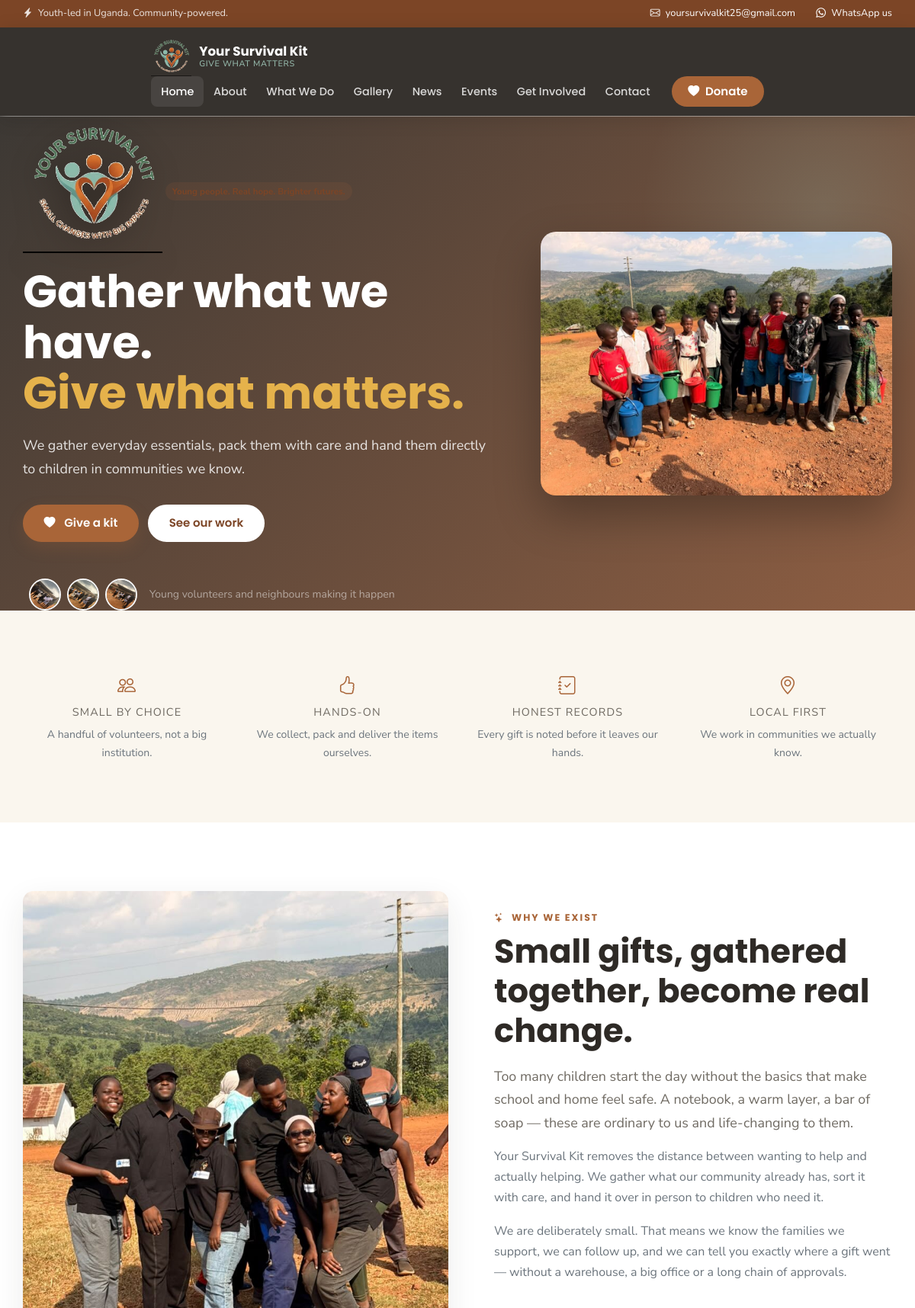
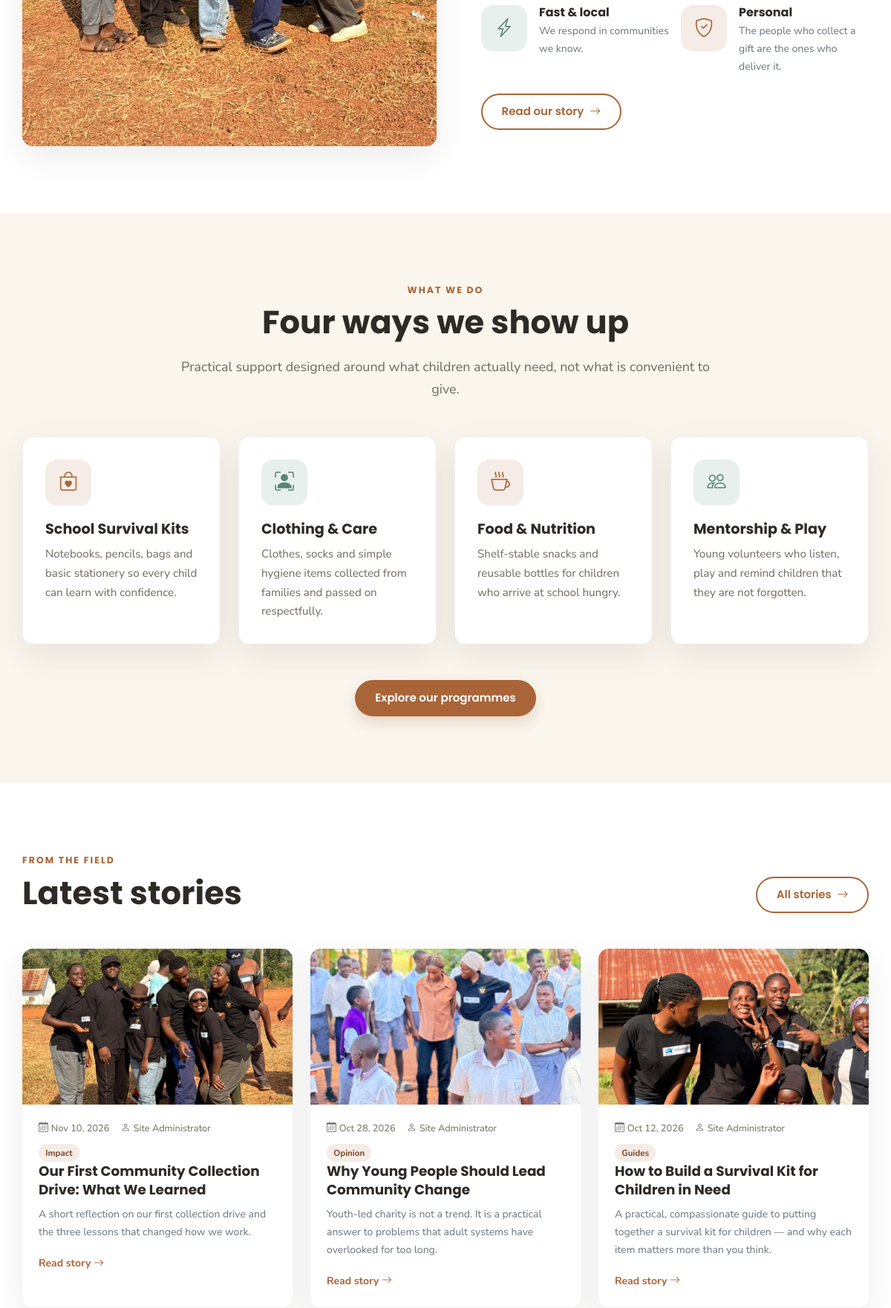
The page / (upper part) on the database its author committed (2 pictures, top to bottom).
### tables this page shows
CREATE TABLE IF NOT EXISTS news (
  id            INT UNSIGNED AUTO_INCREMENT PRIMARY KEY,
  title         VARCHAR(220) NOT NULL,
  slug          VARCHAR(240) NOT NULL UNIQUE,
  category      VARCHAR(80) NOT NULL DEFAULT 'News',
  excerpt       TEXT,
  content       LONGTEXT,
  image         VARCHAR(255),
  author_id     INT UNSIGNED DEFAULT NULL,
  status        ENUM('draft','published') NOT NULL DEFAULT 'draft',
  views         INT NOT NULL DEFAULT 0,
  published_at  DATETIME DEFAULT NULL,
  created_at    TIMESTAMP NOT NULL DEFAULT CURRENT_TIMESTAMP,
  updated_at    TIMESTAMP NOT NULL DEFAULT CURRENT_TIMESTAMP ON UPDATE CURRENT_TIMESTAMP,
  KEY idx_status (status),
  KEY idx_published (published_at),
  CONSTRAINT fk_news_author FOREIGN KEY (author_id) REFERENCES admin_users(id) ON DELETE SET NULL
);

### includes/config.php (called while the page is built, shortened)
<?php
try {
    $dsn = 'mysql:host=' . DB_HOST . ';dbname=' . DB_NAME . ';charset=' . DB_CHARSET;
    $pdo = new PDO($dsn, DB_USER, DB_PASS, [
        PDO::ATTR_ERRMODE            => PDO::ERRMODE_EXCEPTION,
        PDO::ATTR_DEFAULT_FETCH_MODE => PDO::FETCH_ASSOC,
        PDO::ATTR_EMULATE_PREPARES   => false,
    ]);
} catch (PDOException $e) {
    http_response_code(500);
    die('<!doctype html><html><head><meta charset="utf-8"><title>Site unavailable</title></head>'
        . '<body style="font-family:sans-serif;text-align:center;padding:5rem">'
        . '<h1>We will be right back</h1><p>The site is temporarily unavailable. Please try again shortly.</p>'
        . '</body></html>');
}
$settings = [];
try {
    $stmt = $pdo->query('SELECT setting_key, setting_value FROM site_settings');
    foreach ($stmt as $row) {
        $settings[$row['setting_key']] = $row['setting_value'];
    }
} catch (PDOException $e) {
}
function setting(string $key, string $default = ''): string
{
    global $settings;
    return $settings[$key] ?? $default;
}
function url(string $path = ''): string
{
    return BASE_URL . ltrim($path, '/');
}
function asset(string $path): string
{
    return url('assets/' . ltrim($path, '/'));
}

### includes/functions.php (called while the page is built, shortened)
<?php
require_once __DIR__ . '/config.php';
function e($value): string
{
    return htmlspecialchars((string) $value, ENT_QUOTES | ENT_SUBSTITUTE, 'UTF-8');
}
function image_src(?string $filename, string $fallback = 'outreach/outreach-09.jpg'): string
{
    if ($filename) {
        $safe = basename($filename);
        if (is_file(UPLOAD_DIR . $safe)) {
            return UPLOAD_URL . rawurlencode($safe);
        }
    }
    return asset('img/' . $fallback);
}
function setting_json(string $key, array $default): array
{
    $raw = setting($key, '');
    $decoded = json_decode($raw, true);
    return is_array($decoded) ? $decoded : $default;
}
function ug_phone($phone): string|false
{
    $p = preg_replace('/[^0-9+]/', '', trim((string) $phone));
    if (preg_match('/^\+256\d{9}$/', $p)) return $p;
    return false;
}
function whatsapp_link(?string $phone = null, string $message = ''): string
{
    $number = $phone ? ug_phone($phone) : ug_phone(setting('whatsapp_number'));
    $url = 'https://wa.me/' . ltrim($number, '+');
    if ($message !== '') $url .= '?text=' . rawurlencode($message);
    return $url;
}
function excerpt(string $text, int $length = 160): string
{
    $text = trim(strip_tags($text));
    if (mb_strlen($text) <= $length) {
        return $text;
    }
    return mb_substr($text, 0, $length) . '…';
}

### index.php (the view, shortened to what this page needs)
<?php
require_once __DIR__ . '/includes/config.php';
require_once __DIR__ . '/includes/functions.php';
$activePage      = 'home';
$featured = $pdo->query(
    'SELECT n.*, a.name AS author_name FROM news n
     LEFT JOIN admin_users a ON a.id = n.author_id
     WHERE n.status = "published" ORDER BY n.published_at DESC LIMIT 3'
)->fetchAll();
include __DIR__ . '/includes/header.php';
?>
<section class="hero">
  <div class="ys-container">
    <div class="row align-items-center gy-5">
      <div class="col-lg-7">
        <img src="<?= e(asset('img/logo.png')) ?>" alt="Your Survival Kit emblem" class="hero-logo">
        <span class="badge-ys mb-3"><?= e(setting('home_hero_eyebrow', 'Youth-led group • Uganda')) ?></span>
        <h1><?= e(setting('home_hero_title', 'Gather what we have.')) ?><br><span style="color:#e5b24b"><?= e(setting('home_hero_title_accent', 'Give what matters.')) ?></span></h1>
        <p><?= e(setting('home_hero_text', 'We gather everyday essentials, pack them with care and hand them directly to children in communities we know.')) ?></p>
        <div class="mt-4">
          <a href="<?= e(url('donate')) ?>" class="btn btn-ys btn-lg"><i class="bi bi-heart-fill me-2"></i> Give a kit</a>
          <a href="<?= e(url('what-we-do')) ?>" class="btn btn-light-ys btn-lg">See our work</a>
        </div>
        <div class="d-flex align-items-center gap-3 mt-5 flex-wrap">
          <div class="d-flex">
            <?php foreach (array_slice(setting_json('home_hero_images', ['outreach-01.jpg','outreach-02.jpg','outreach-03.jpg']), 0, 3) as $photo): ?>
              <img src="<?= e(image_src($photo)) ?>" class="rounded-circle border border-2 border-light ms-2" width="42" height="42" alt="Your Survival Kit outreach">
            <?php endforeach; ?>
          </div>
          <small class="text-white-50"><?= e(setting('home_hero_credit', 'Young volunteers and neighbours making it happen')) ?></small>
        </div>
      </div>
      <div class="col-lg-5 hero-image d-none d-lg-block">
        <img src="<?= e(asset('img/outreach/outreach-09.jpg')) ?>" alt="Your Survival Kit outreach in Uganda" class="img-fluid">
      </div>
    </div>
  </div>
</section>
<section class="section-sm section-alt">
  <div class="ys-container">
    <div class="row g-3">
      <?php
      $promises = [
        ['bi-people', 'Small by choice', 'A handful of volunteers, not a big institution.'],
        ['bi-hand-thumbs-up', 'Hands-on', 'We collect, pack and deliver the items ourselves.'],
        ['bi-journal-check', 'Honest records', 'Every gift is noted before it leaves our hands.'],
        ['bi-geo-alt', 'Local first', 'We work in communities we actually know.'],
      ];
      foreach ($promises as $p): ?>
        <div class="col-6 col-lg-3">
          <div class="stat-box">
            <span class="stat-label mb-2"><i class="bi <?= $p[0] ?> fs-4 d-block text-brown"></i><?= e($p[1]) ?></span>
            <small class="text-secondary d-block mt-1"><?= e($p[2]) ?></small>
          </div>
        </div>
      <?php endforeach; ?>
    </div>
  </div>
</section>
<section class="section">
  <div class="ys-container">
    <div class="row align-items-center gy-5">
      <div class="col-lg-6">
        <div class="feature-img">
          <img src="<?= e(asset('img/outreach/outreach-10.jpg')) ?>" alt="Young volunteers at a Your Survival Kit outreach in Uganda">
        </div>
      </div>
      <div class="col-lg-6 ps-lg-5">
        <span class="eyebrow"><i class="bi bi-stars me-1"></i> Why we exist</span>
        <h2 class="section-title">Small gifts, gathered together, become real change.</h2>
        <p class="lead-lg">Too many children start the day without the basics that make school and home feel safe. A notebook, a warm layer, a bar of soap — these are ordinary to us and life-changing to them.</p>
        <p class="text-secondary">Your Survival Kit removes the distance between wanting to help and actually helping. We gather what our community already has, sort it with care, and hand it over in person to children who need it.</p>
        <p class="text-secondary">We are deliberately small. That means we know the families we support, we can follow up, and we can tell you exactly where a gift went — without a warehouse, a big office or a long chain of approvals.</p>
        <div class="row mt-4 g-3">
          <div class="col-sm-6">
            <div class="d-flex gap-3 align-items-start">
              <div class="icon-box green flex-shrink-0"><i class="bi bi-lightning-charge"></i></div>
              <div><h6 class="mb-1">Fast & local</h6><p class="small text-secondary mb-0">We respond in communities we know.</p></div>
            </div>
          </div>
          <div class="col-sm-6">
            <div class="d-flex gap-3 align-items-start">
              <div class="icon-box flex-shrink-0"><i class="bi bi-shield-check"></i></div>
              <div><h6 class="mb-1">Personal</h6><p class="small text-secondary mb-0">The people who collect a gift are the ones who deliver it.</p></div>
            </div>
          </div>
        </div>
        <a href="<?= e(url('about')) ?>" class="btn btn-outline-ys mt-4">Read our story <i class="bi bi-arrow-right ms-1"></i></a>
      </div>
    </div>
  </div>
</section>
<section class="section section-alt">
  <div class="ys-container">
    <div class="text-center mb-5">
      <span class="eyebrow">What we do</span>
      <h2 class="section-title">Four ways we show up</h2>
      <p class="lead-lg mx-auto">Practical support designed around what children actually need, not what is convenient to give.</p>
    </div>
    <div class="row g-4">
      <?php
      $programs = [
        ['bi-bag-heart', 'School Survival Kits', 'Notebooks, pencils, bags and basic stationery so every child can learn with confidence.'],
        ['bi-person-bounding-box', 'Clothing & Care', 'Clothes, socks and simple hygiene items collected from families and passed on respectfully.'],
        ['bi-cup-hot', 'Food & Nutrition', 'Shelf-stable snacks and reusable bottles for children who arrive at school hungry.'],
        ['bi-people', 'Mentorship & Play', 'Young volunteers who listen, play and remind children that they are not forgotten.'],
      ];
      foreach ($programs as $i => $p): ?>
        <div class="col-md-6 col-lg-3">
          <div class="card-ys">
            <div class="icon-box <?= $i % 2 ? 'green' : '' ?>"><i class="bi <?= $p[0] ?>"></i></div>
            <h4><?= e($p[1]) ?></h4>
            <p><?= e($p[2]) ?></p>
          </div>
        </div>
      <?php endforeach; ?>
    </div>
    <div class="text-center mt-5">
      <a href="<?= e(url('what-we-do')) ?>" class="btn btn-ys">Explore our programmes</a>
    </div>
  </div>
</section>
<?php if ($featured): ?>
<section class="section">
  <div class="ys-container">
    <div class="d-flex flex-wrap justify-content-between align-items-end mb-5 gap-3">
      <div>
        <span class="eyebrow">From the field</span>
        <h2 class="section-title mb-0">Latest stories</h2>
      </div>
      <a href="<?= e(url('news')) ?>" class="btn btn-outline-ys">All stories <i class="bi bi-arrow-right ms-1"></i></a>
    </div>
    <div class="row g-4">
      <?php foreach ($featured as $n): ?>
        <div class="col-md-6 col-lg-4">
          <article class="story-card">
            <a href="<?= e(url('news/' . $n['slug'])) ?>">
              <img src="<?= e(image_src($n['image'])) ?>" alt="<?= e($n['title']) ?>" loading="lazy">
            </a>
            <div class="story-body">
              <div class="story-meta">
                <span><i class="bi bi-calendar3 me-1"></i><?= e(date('M j, Y', strtotime($n['published_at'] ?? $n['created_at']))) ?></span>
                <span><i class="bi bi-person me-1"></i><?= e($n['author_name'] ?? 'Our team') ?></span>
              </div>
              <span class="badge-ys mb-2"><?= e($n['category']) ?></span>
              <h4><a href="<?= e(url('news/' . $n['slug'])) ?>"><?= e($n['title']) ?></a></h4>
              <p class="text-secondary small mt-2 mb-3"><?= e(excerpt($n['excerpt'] ?: strip_tags($n['content']), 130)) ?></p>
              <a href="<?= e(url('news/' . $n['slug'])) ?>" class="fw-bold small text-brown">Read story <i class="bi bi-arrow-right"></i></a>
            </div>
          </article>
        </div>
      <?php endforeach; ?>
    </div>
  </div>
</section>
<?php endif; ?>
<?php include __DIR__ . '/includes/footer.php'; ?>

### includes/header.php (shortened to what this page needs)
<?php
$activePage      = $activePage      ?? '';
?>
<!doctype html>
<html lang="en">
<head>
  <link href="https://cdn.jsdelivr.net/npm/bootstrap@5.3.3/dist/css/bootstrap.min.css" rel="stylesheet">
  <link href="https://cdn.jsdelivr.net/npm/bootstrap-icons@1.11.3/font/bootstrap-icons.min.css" rel="stylesheet">
  <link href="<?= e(asset('css/style.css') . '?v=20261128b') ?>" rel="stylesheet">
</head>
<body>
<div class="topbar">
  <div class="ys-container d-flex justify-content-between align-items-center flex-wrap">
    <span><i class="bi bi-lightning-charge-fill me-1"></i> Youth-led in Uganda. Community-powered.</span>
    <span class="d-none d-sm-inline">
      <?php if ($email = setting('site_email')): ?>
        <a class="me-3" href="mailto:<?= e($email) ?>"><i class="bi bi-envelope me-1"></i> <?= e($email) ?></a>
      <?php endif; ?>
      <?php if (setting('whatsapp_number')): ?>
        <a href="<?= e(whatsapp_link(null, 'Hello Your Survival Kit, I have a question.')) ?>" target="_blank" rel="noopener"><i class="bi bi-whatsapp me-1"></i> WhatsApp us</a>
      <?php endif; ?>
    </span>
  </div>
</div>
<nav class="navbar navbar-expand-lg ys-navbar" aria-label="Main navigation">
  <div class="ys-container">
    <a class="navbar-brand" href="<?= e(url()) ?>">
      <img src="<?= e(asset('img/logo.png')) ?>" alt="Your Survival Kit logo" class="brand-logo">
      <span class="brand-text">Your Survival Kit<small>GIVE WHAT MATTERS</small></span>
    </a>
    <div class="collapse navbar-collapse" id="mainNav">
      <ul class="navbar-nav ms-auto align-items-lg-center">
        <li class="nav-item"><a class="nav-link <?= $activePage === 'home' ? 'active' : '' ?>" href="<?= e(url()) ?>">Home</a></li>
        <li class="nav-item"><a class="nav-link <?= $activePage === 'about' ? 'active' : '' ?>" href="<?= e(url('about')) ?>">About</a></li>
        <li class="nav-item"><a class="nav-link <?= $activePage === 'what-we-do' ? 'active' : '' ?>" href="<?= e(url('what-we-do')) ?>">What We Do</a></li>
        <li class="nav-item"><a class="nav-link <?= $activePage === 'gallery' ? 'active' : '' ?>" href="<?= e(url('gallery')) ?>">Gallery</a></li>
        <li class="nav-item"><a class="nav-link <?= $activePage === 'news' ? 'active' : '' ?>" href="<?= e(url('news')) ?>">News</a></li>
        <li class="nav-item"><a class="nav-link <?= $activePage === 'events' ? 'active' : '' ?>" href="<?= e(url('events')) ?>">Events</a></li>
        <li class="nav-item"><a class="nav-link <?= $activePage === 'volunteer' ? 'active' : '' ?>" href="<?= e(url('volunteer')) ?>">Get Involved</a></li>
        <li class="nav-item"><a class="nav-link <?= $activePage === 'contact' ? 'active' : '' ?>" href="<?= e(url('contact')) ?>">Contact</a></li>
        <li class="nav-item ms-lg-3 mt-3 mt-lg-0">
          <a class="btn navbar-donate" href="<?= e(url('donate')) ?>"><i class="bi bi-heart-fill me-1"></i> Donate</a>
        </li>
      </ul>
    </div>
  </div>
</nav>
<main id="main-content">

### includes/footer.php (shortened to what this page needs)
</main>
</body>
</html>

### rows shown on the page
news: image (picture), published_at "Nov 10, 2026", author.name "Site Administrator", category "Impact", title "Our First Community Collection Drive: What We Learned", excerpt "A short reflection on our first collection drive and the three lessons that changed how we work."
news: image (picture), published_at "Oct 28, 2026", author.name "Site Administrator", category "Opinion", title "Why Young People Should Lead Community Change", excerpt "Youth-led charity is not a trend. It is a practical answer to problems that adult systems have overlooked for too long."
news: image (picture), published_at "Oct 12, 2026", author.name "Site Administrator", category "Guides", title "How to Build a Survival Kit for Children in Need", excerpt "A practical, compassionate guide to putting together a survival kit for children — and why each item matters more than you think."

### other values the page prints
$email "yoursurvivalkit25@gmail.com"
setting('home_hero_title', 'Gather what we have.') "Gather what we have."
setting('home_hero_title_accent', 'Give what matters.') "Give what matters."
$p[1] "SMALL BY CHOICE"
$p[2] "A handful of volunteers, not a big institution."
$p[1] "HANDS-ON"
$p[2] "We collect, pack and deliver the items ourselves."
$p[1] "HONEST RECORDS"
$p[2] "Every gift is noted before it leaves our hands."
$p[1] "LOCAL FIRST"
$p[2] "We work in communities we actually know."
$p[1] "School Survival Kits"
$p[2] "Notebooks, pencils, bags and basic stationery so every child can learn with confidence."
$p[1] "Clothing & Care"
$p[2] "Clothes, socks and simple hygiene items collected from families and passed on respectfully."
